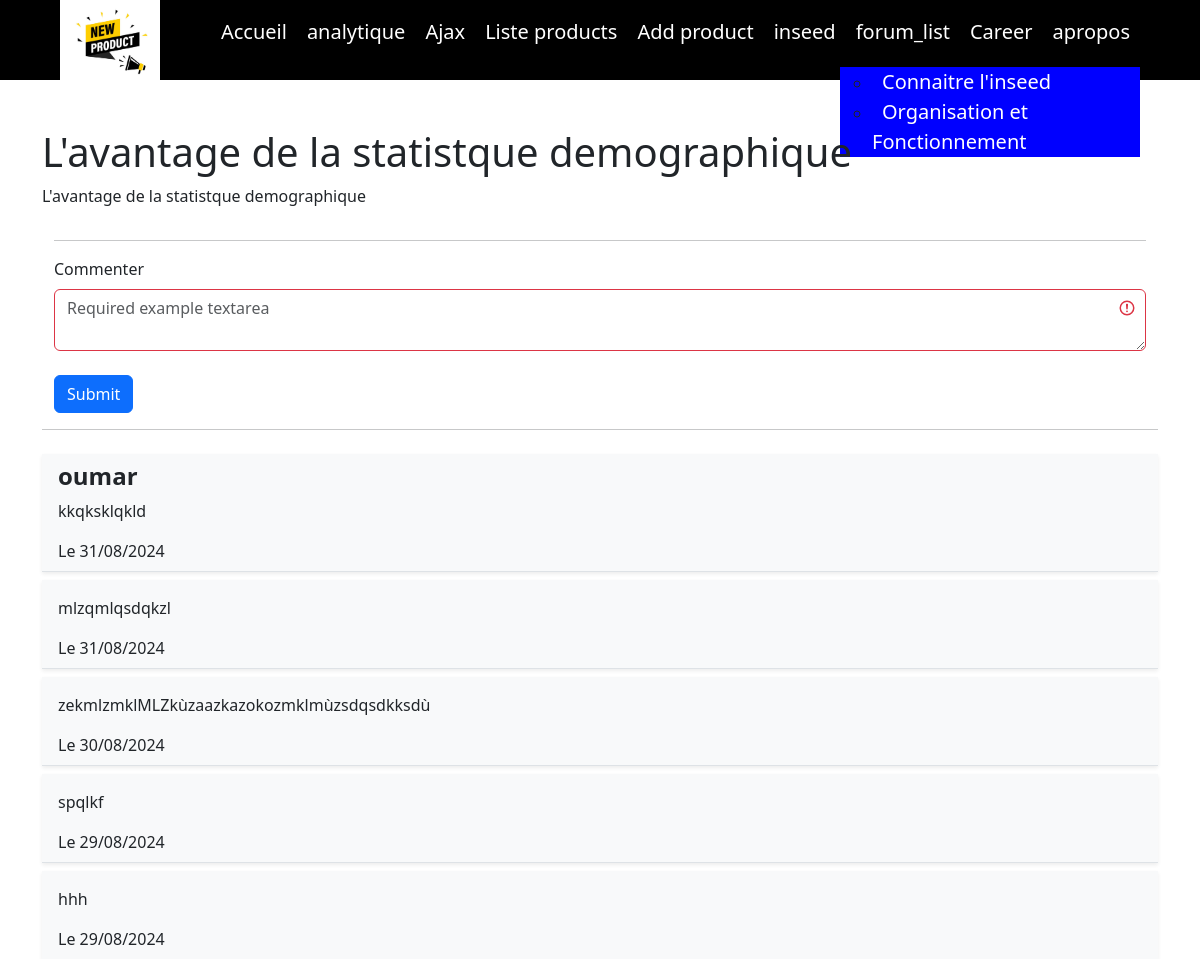
Page /forum/post_list/1/ on the committed database.
### forum/models.py (models this page shows, shortened)
class Discusion (models.Model):
    title = models.CharField(max_length=255)
    content = models.TextField()
    forum = models.ForeignKey(Forum, on_delete=models.CASCADE)
    created_by = models.ForeignKey(User, on_delete=models.SET_NULL, null=True, blank=True)
    created_at = models.DateTimeField(auto_now_add=True)

class Post (models.Model):
    content = models.TextField()
    discussion = models.ForeignKey(Discusion, on_delete=models.CASCADE)
    created_by = models.ForeignKey(User, on_delete=models.SET_NULL, null=True, blank=True)
    created_at = models.DateTimeField(auto_now_add=True)

### forum/views.py (the view)
# urls.py: path('post_list/<int:discusion_id>/', views.post_list, name='post_list'),
def post_list(request, discusion_id):
    discusion = get_object_or_404(Discusion, id=discusion_id)
    posts = Post.objects.filter(discussion=discusion).order_by('-created_at')
    paginator = Paginator(posts, 5)
    page = request.GET.get('page')
    posts = paginator.get_page(page)
    return render(request, 'forum/post_list.html', {'discusion': discusion, 'posts': posts})

### forum/templates/forum/post_list.html (shortened to what this page needs)
{% extends 'index.html' %}
{% block content %}
<section class="container my-5">
    <h1>{{ discusion.title }}</h1>
    <p>{{ discusion.content }}</p>
    {% include 'forum/add_post.html'%}
    <hr />
    <div class="comments-section">
        <ul class="list-group list-group-flush">
            {% for post in posts %}
            <li class="list-group-item bg-light mt-2 shadow-sm">
                <h4><strong>{{ post.created_by.username }}</strong></h4>
                <p>{{ post.content }}</p>
                <span class="d-block justify-content-espace-between ">Le {{ post.created_at|date:"d/m/Y" }}
                </span>
            </li>
            {% empty %}
            <div>Aucun forum</div>
            {% endfor %}
        </ul>
    </div>
</section>
{% endblock %}

### products/static/style.css (style rules this page uses)
body { padding: 0; margin: 0; box-sizing: border-box; }
section { width: 80%; margin: auto; position: relative; height:calc(50vh - 80px); display: flex; flex-direction: column; }

### rows in the picture
Discusion: title "L'avantage de la statistque demographique", content "L'avantage de la statistque demographique"
Post: created_by.username "oumar", content "kkqksklqkld", created_at "31/08/2024"
Post: content "mlzqmlqsdqkzl", created_at "31/08/2024"
Post: content "zekmlzmklMLZkùzaazkazokozmklmùzsdqsdkksdù", created_at "30/08/2024"
Post: content "spqlkf", created_at "29/08/2024"
Post: content "hhh", created_at "29/08/2024"
